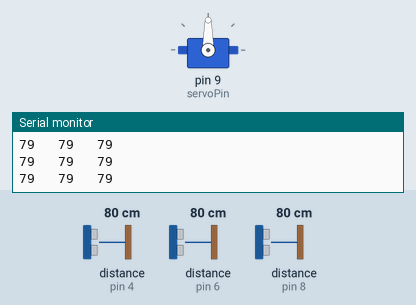
Simulated run of this sketch. Board: Arduino Uno, built with avr-gcc and run on an emulated ATmega328P. On the bench: servo, the last lines printed to the serial monitor. Wiring (inferred from the names in the program): 3 × ultrasonic range finder: trigger pin 3, echo pin 4 / trigger pin 5, echo pin 6 / trigger pin 7, echo pin 8. The inputs (shaded band) are chosen by the test bench; at power-on: distance to the obstacle (sensors on pin 4, pin 6, pin 8) 80 cm. The echo pulse lasts 58.3 µs per cm.

Above: at 1.2 s.
1.3 s: distance to the obstacle (sensor on pin 4) set to 23 cm
2.8 s: distance to the obstacle (sensor on pin 4) set to 20 cm
At 4.0 s:
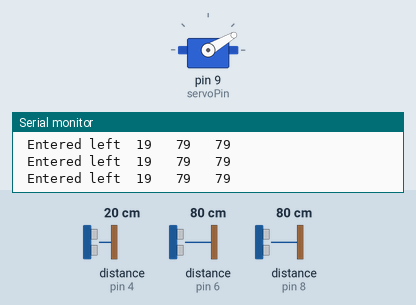
4.3 s: distance to the obstacle (sensor on pin 6) set to 23 cm
7.3 s: distance to the obstacle (sensor on pin 6) set to 19 cm
At 7.78 s:
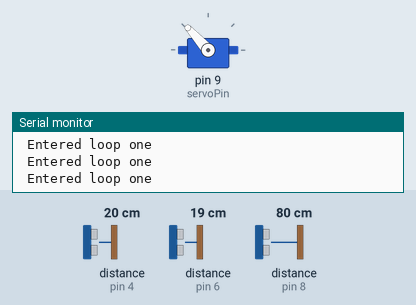
At 8.7 s:
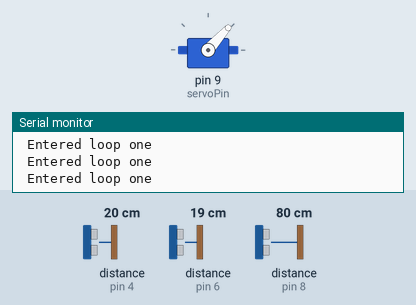
10.3 s: distance to the obstacle (sensor on pin 8) set to 250 cm
At 11.26 s:
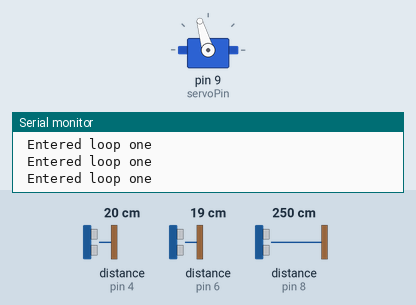
13.3 s: distance to the obstacle (sensor on pin 8) set to 60 cm
Timing chart, 0 to 17.3 s (numbered marks = the images above; inputs shaded):
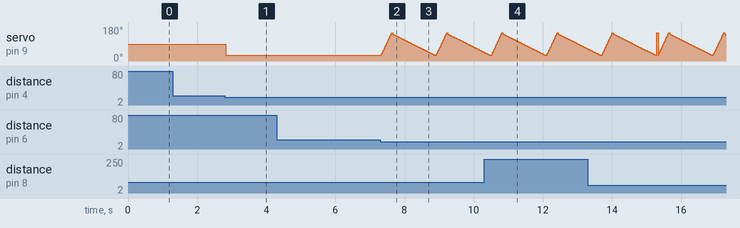

The sketch:

Smart_Fan.ino
```cpp
#include <Servo.h>
// Declare the Servo pin
int servoPin = 9;
// Create a servo object
Servo Servo1;
int pos=0;

#define trigPin1 3
#define echoPin1 4
#define trigPin2 5
#define echoPin2 6
#define trigPin3 7
#define echoPin3 8

long duration, distance, RightSensor,BackSensor,FrontSensor,LeftSensor;

void setup()
{
Servo1.attach(servoPin);

Serial.begin (9600);
pinMode(trigPin1, OUTPUT);
pinMode(echoPin1, INPUT);
pinMode(trigPin2, OUTPUT);
pinMode(echoPin2, INPUT);
pinMode(trigPin3, OUTPUT);
pinMode(echoPin3, INPUT);
}

void loop() {
SonarSensor(trigPin1, echoPin1);
LeftSensor = distance;
SonarSensor(trigPin2, echoPin2);
RightSensor = distance;
SonarSensor(trigPin3, echoPin3);
FrontSensor = distance;

Serial.print(LeftSensor);
Serial.print("   ");
Serial.print(FrontSensor);
Serial.print("   ");
Serial.println(RightSensor);

if(RightSensor<=20&&FrontSensor>=15&&LeftSensor>=20)
{
   Servo1.write(150);
       Serial.print(" Entered right  ");
   delay(10);

}

else if(FrontSensor<=15&&RightSensor>=20&&LeftSensor>=20)
{
  Servo1.write(90);
      Serial.print(" Entered front  ");
  delay(10);
}
else if(LeftSensor<=20&&RightSensor>=20&&FrontSensor>=15)
{
  Servo1.write(30);
      Serial.print(" Entered left  ");
  delay(10);
}

else if(RightSensor<=20&&LeftSensor<=20)
{
   for (pos = 30; pos <= 150; pos += 2) { // goes from 0 degrees to 180 degrees
    // in steps of 1 degree
    Servo1.write(pos);              // tell servo to go to position in variable 'pos'
    delay(5);                       // waits 15ms for the servo to reach the position
  }
  for (pos = 150; pos >= 30; pos -= 2) { // goes from 180 degrees to 0 degrees
    Servo1.write(pos);              // tell servo to go to position in variable 'pos'
    delay(5);
  Serial.println(" Entered loop one  ");
}
}


else if(RightSensor<=20&&FrontSensor<=15&&LeftSensor>=20)
{
   for (pos = 90; pos <= 150; pos += 1) { // goes from 0 degrees to 180 degrees
    // in steps of 1 degree
    Servo1.write(pos);              // tell servo to go to position in variable 'pos'
    delay(5);                        // waits 15ms for the servo to reach the position
  }
  for (pos = 150; pos >= 90; pos -= 1) { // goes from 180 degrees to 0 degrees
    Servo1.write(pos);              // tell servo to go to position in variable 'pos'
    delay(5);
   Serial.println(" Entered loop two  ");
}
}

else if(LeftSensor<=20&&FrontSensor<=15&&RightSensor>=20)
{
   for (pos = 30; pos <= 90; pos += 1) { // goes from 0 degrees to 180 degrees
    // in steps of 1 degree
    Servo1.write(pos);              // tell servo to go to position in variable 'pos'
    delay(5);                       // waits 15ms for the servo to reach the position
  }
  for (pos = 90; pos >= 30; pos -= 1) { // goes from 180 degrees to 0 degrees
    Servo1.write(pos);              // tell servo to go to position in variable 'pos'
    delay(5);
   Serial.println(" Entered loop three  ");
}
}


}


void SonarSensor(int trigPin,int echoPin)
{
digitalWrite(trigPin, LOW);
delayMicroseconds(2);
digitalWrite(trigPin, HIGH);
delayMicroseconds(10);
digitalWrite(trigPin, LOW);
duration = pulseIn(echoPin, HIGH);
distance = (duration/2) / 29.1;

}
```

Measured:
- the behaviour switches between 22 and 21 cm on distance to the obstacle (sensor on pin 4) (found by bisection; images 0 and 1)
- the behaviour switches between 21 and 20 cm on distance to the obstacle (sensor on pin 6) (found by bisection; images 1 and 2)
- after the input at 2.8 s, servo on pin 9 (servoPin): 90° → 30° at once
